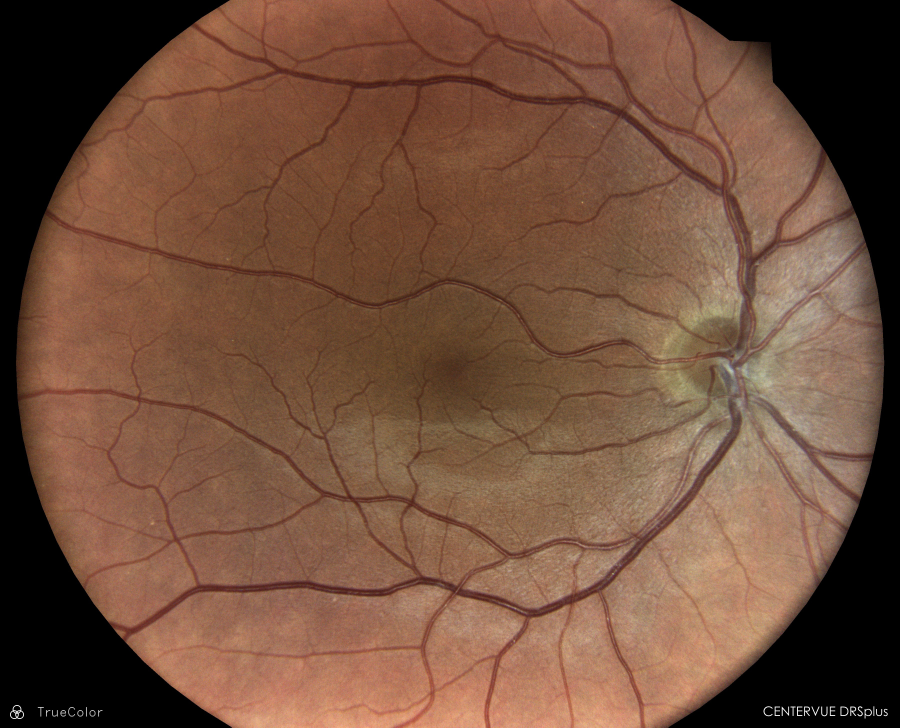
#> input picture montage_testing/HD_39FB48E4-1D14-74DF-5411-6D8FC78BDACC.jpeg, 3600 x 2910 px (shown at 1/4 size)
$ python -i Image_processors.py   (imports and definitions only)
#> lines starting #> are read from the running program, lines starting #| are printed output that depends on the picture
#> further down, picture is the input picture: shape (2910, 3600, 3); mean B, G, R 60, 79, 113.3
import cv2
import numpy as np
from io import BytesIO
from tifffile import imread,imwrite,imshow
import streamlit as st
from PIL import Image
import os


# [147 lines left out: functions get_fundus_mask, circle_mask, mask_fundus, display_contours, countour_mask, convert2jpg and 3 more, not called in this run]

def createCLAHE(Clahe_clip, TileGrildside):
    Clahe = cv2.createCLAHE(clipLimit=Clahe_clip,tileGridSize=TileGrildside)
    return Clahe


def clahe(clahe,img):
    lab = cv2.cvtColor(img, cv2.COLOR_RGB2LAB)
    lab[:, :, 0] = clahe.apply(lab[:, :, 0])  #
    return cv2.cvtColor(lab, cv2.COLOR_LAB2RGB)
    #img = clahe.apply(img)
    #return img

def eclahe(img,rc=1.0,rt=(8,8),gc=1.0,gt=(8,8),bc=1.0,bt=(8,8)):
#> called with rc = 1, rt = (8, 8), gc = 1, gt = (8, 8), bc = 1, bt = (8, 8)
    b,g,r = cv2.split(img)
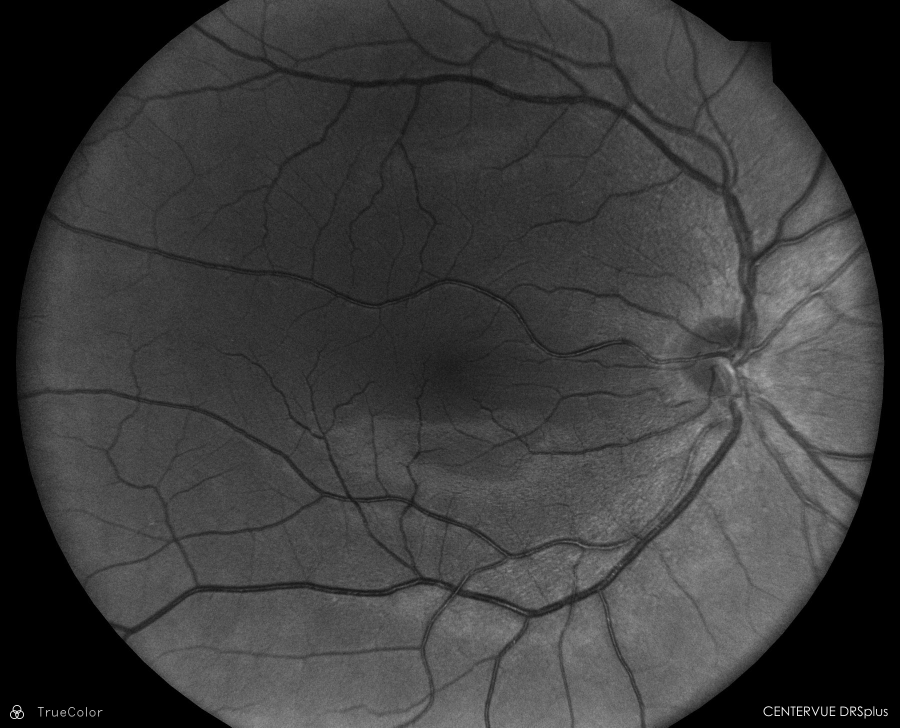
#> b: shape (2910, 3600) (shown at 1/4 size); min 0, max 255, mean 60
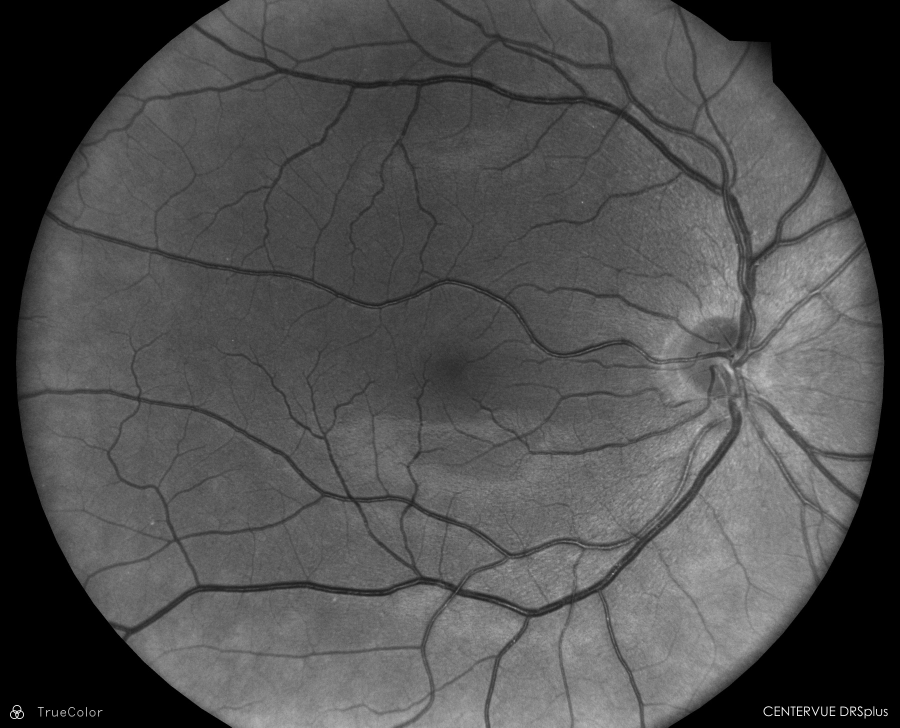
#> g: shape (2910, 3600) (shown at 1/4 size); min 0, max 255, mean 79
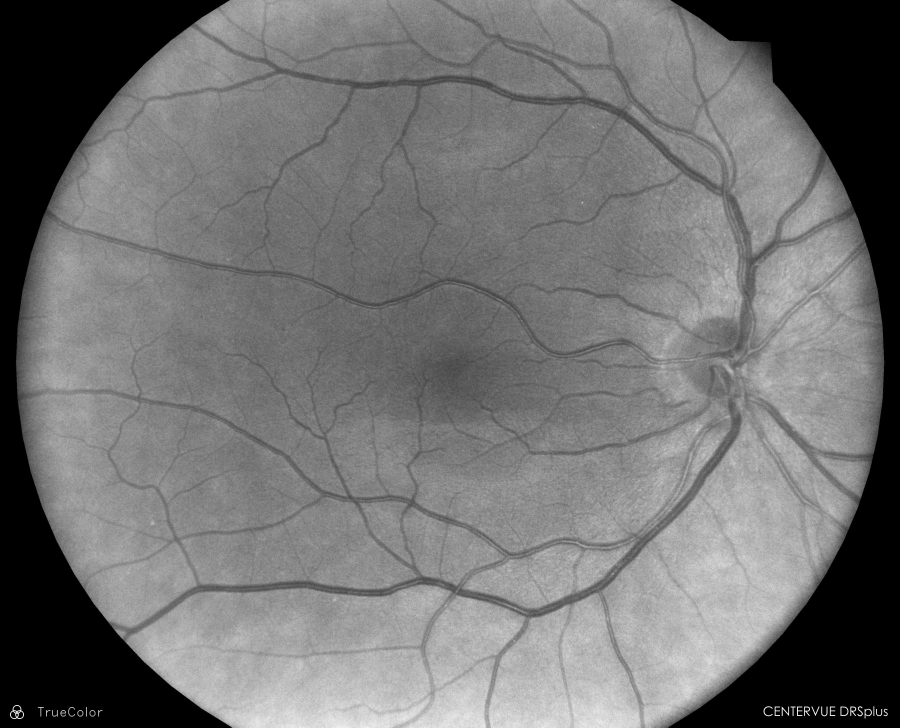
#> r: shape (2910, 3600) (shown at 1/4 size); min 0, max 255, mean 113.3
    b_clahe = createCLAHE(bc,bt)
    b_clahe_img = clahe(b_clahe,b)
    g_clahe = createCLAHE(gc,gt)
    g_clahe_img = clahe(g_clahe,g)
    r_clahe = createCLAHE(rc,rt)
    r_clahe_img = clahe(r_clahe,r)
    eclahe_img = cv2.cvtColor(cv2.merge((b_clahe_img,g_clahe_img,r_clahe_img)),cv2.COLOR_BGR2RGB)
    return eclahe_img

# [35 lines left out: functions enhance_nMask_group, pre_stitch, enhance_image, not called in this run]

>>> import cv2
>>> picture = cv2.imread('montage_testing/HD_39FB48E4-1D14-74DF-5411-6D8FC78BDACC.jpeg')
#> (the run stopped early here; a loop or call above may not have finished)

$ run again, on montage_testing/HD_39FB48E4-20AE-85AD-9C19-37BAAE183558.jpeg
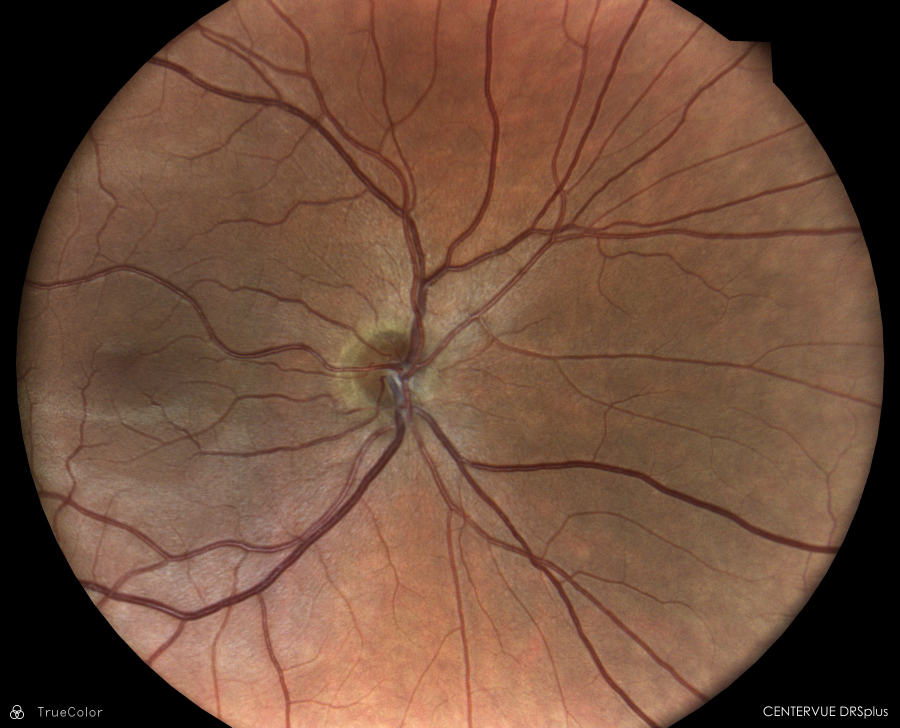
#> input picture montage_testing/HD_39FB48E4-20AE-85AD-9C19-37BAAE183558.jpeg, 3600 x 2910 px (shown at 1/4 size)
#> picture is the input picture: shape (2910, 3600, 3); mean B, G, R 59.5, 77.8, 110.9
#> in eclahe, `b,g,r = cv2.split(img)`:
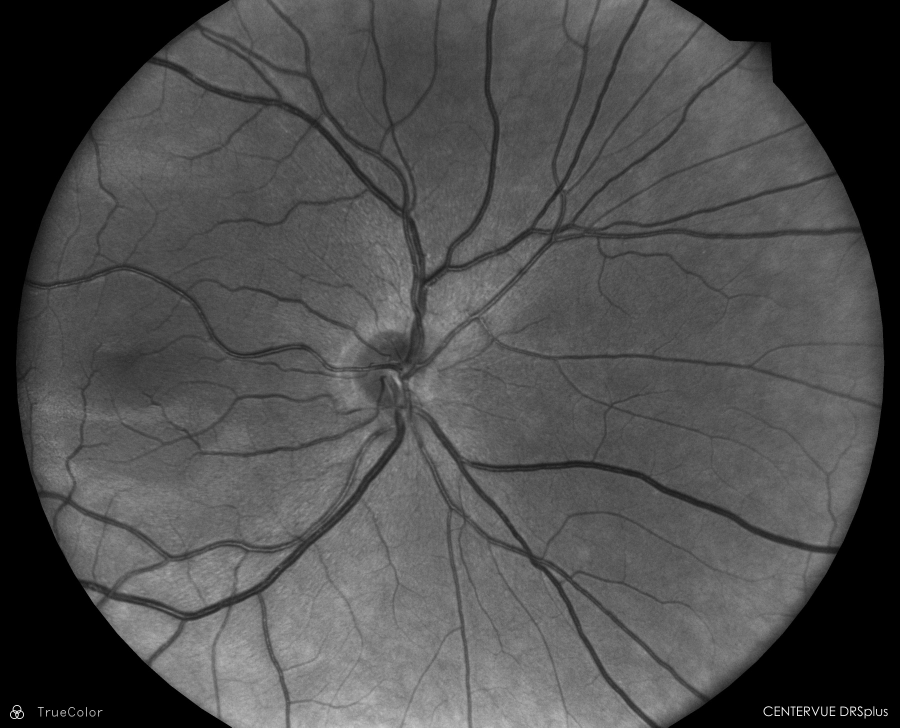
#> g: shape (2910, 3600) (shown at 1/4 size); min 0, max 255, mean 77.8
#> in eclahe, `b,g,r = cv2.split(img)`:
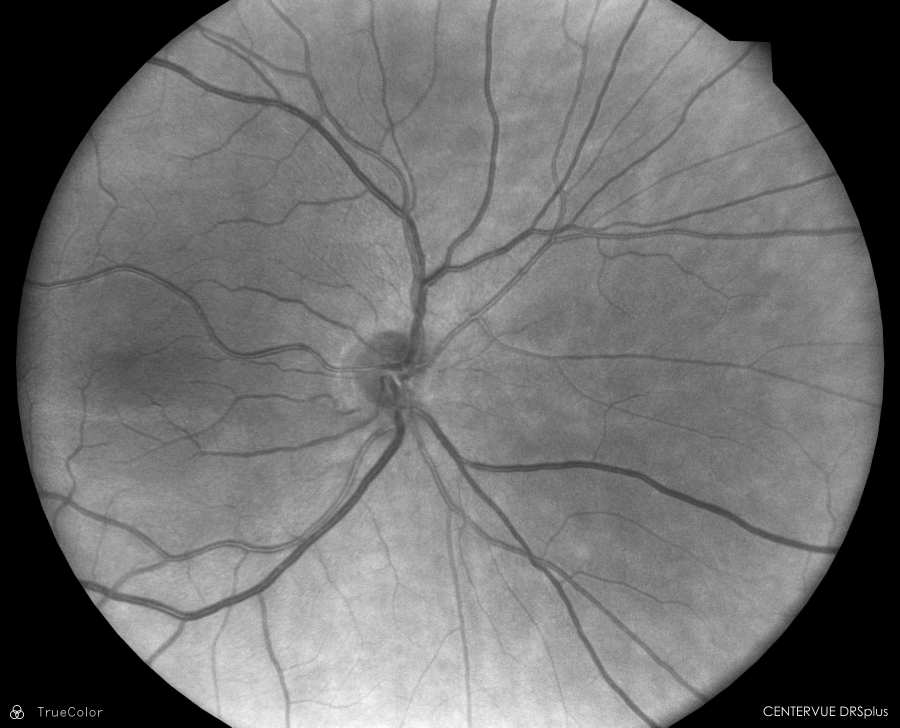
#> r: shape (2910, 3600) (shown at 1/4 size); min 0, max 255, mean 110.9

$ run again, on montage_testing/HD_39FB48E4-24E4-6C3E-EE00-671FF1EBF9C2.jpeg
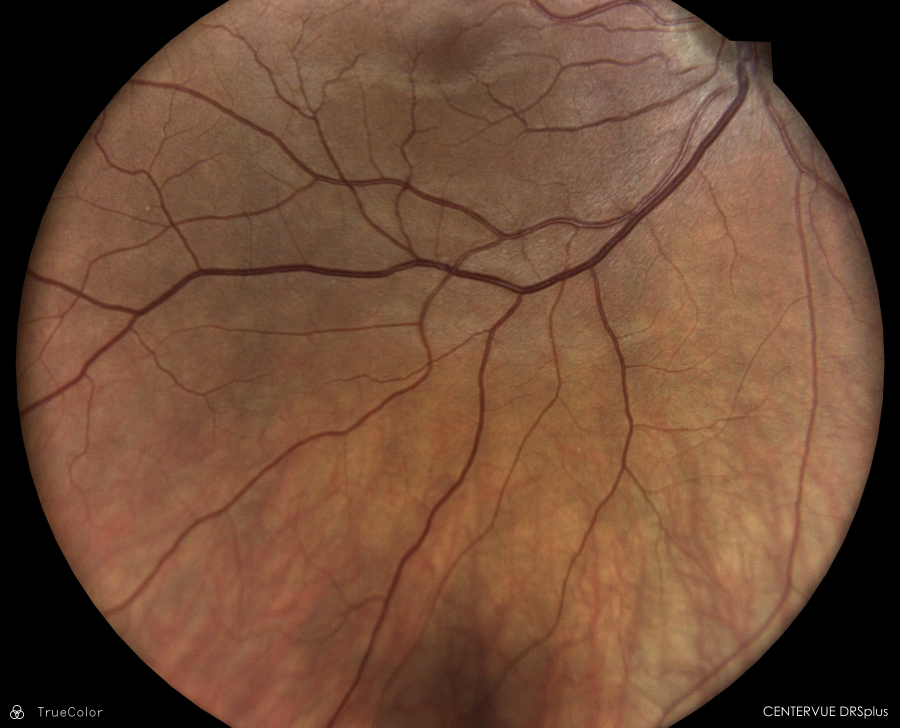
#> input picture montage_testing/HD_39FB48E4-24E4-6C3E-EE00-671FF1EBF9C2.jpeg, 3600 x 2910 px (shown at 1/4 size)
#> picture is the input picture: shape (2910, 3600, 3); mean B, G, R 53.9, 74.6, 109
#> in eclahe, `b,g,r = cv2.split(img)`:
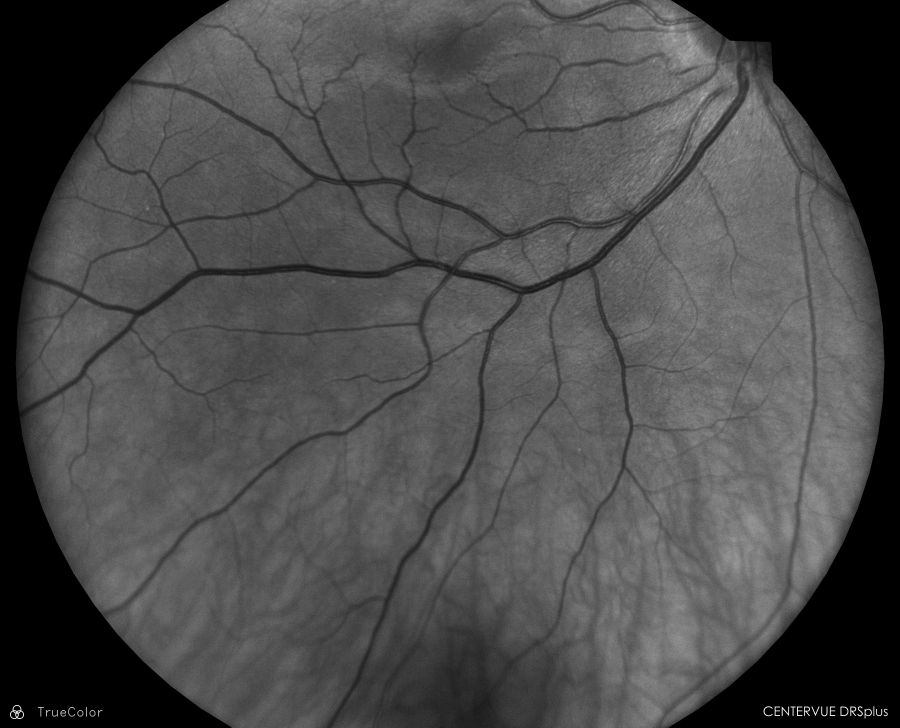
#> g: shape (2910, 3600) (shown at 1/4 size); min 0, max 255, mean 74.6
#> in eclahe, `b,g,r = cv2.split(img)`:
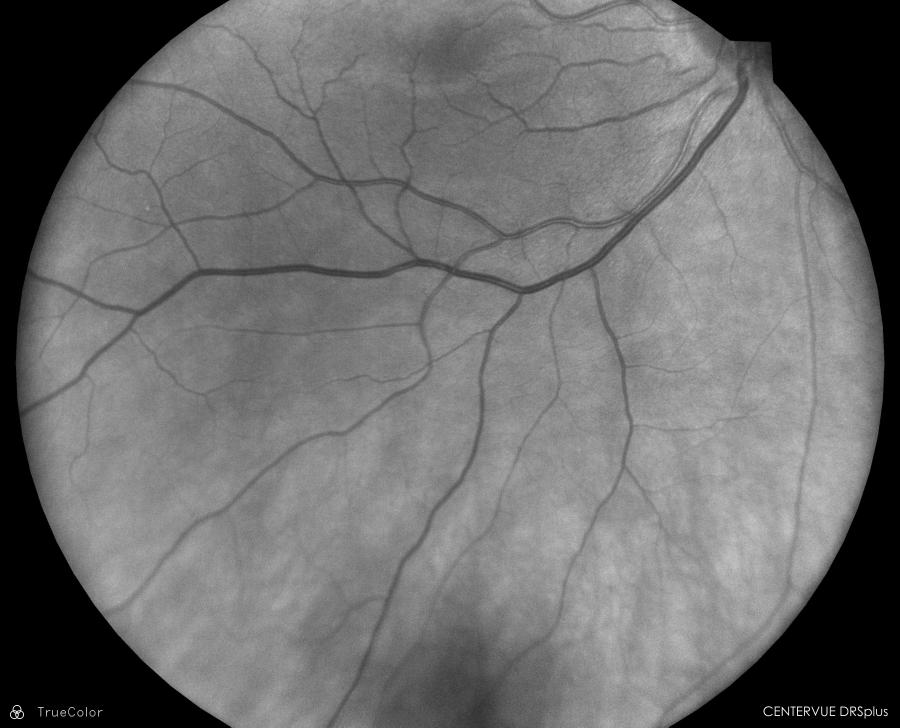
#> r: shape (2910, 3600) (shown at 1/4 size); min 0, max 255, mean 109

$ run again, on montage_testing/HD_39FB48E4-286E-56C4-64A8-F85DB0A5A4CF.jpeg
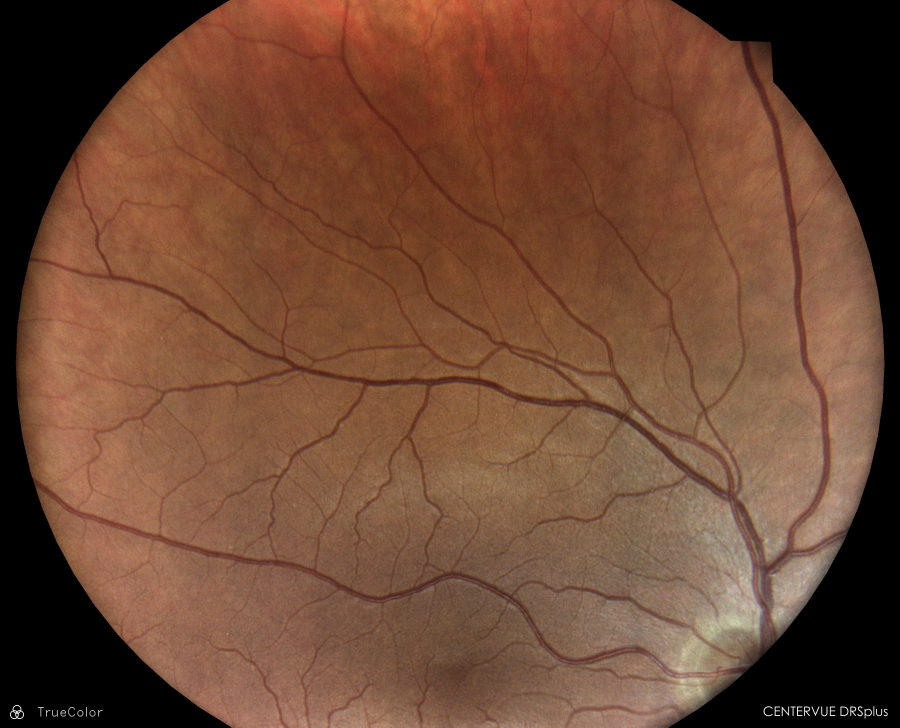
#> input picture montage_testing/HD_39FB48E4-286E-56C4-64A8-F85DB0A5A4CF.jpeg, 3600 x 2910 px (shown at 1/4 size)
#> picture is the input picture: shape (2910, 3600, 3); mean B, G, R 52.4, 73, 111.1
#> in eclahe, `b,g,r = cv2.split(img)`:
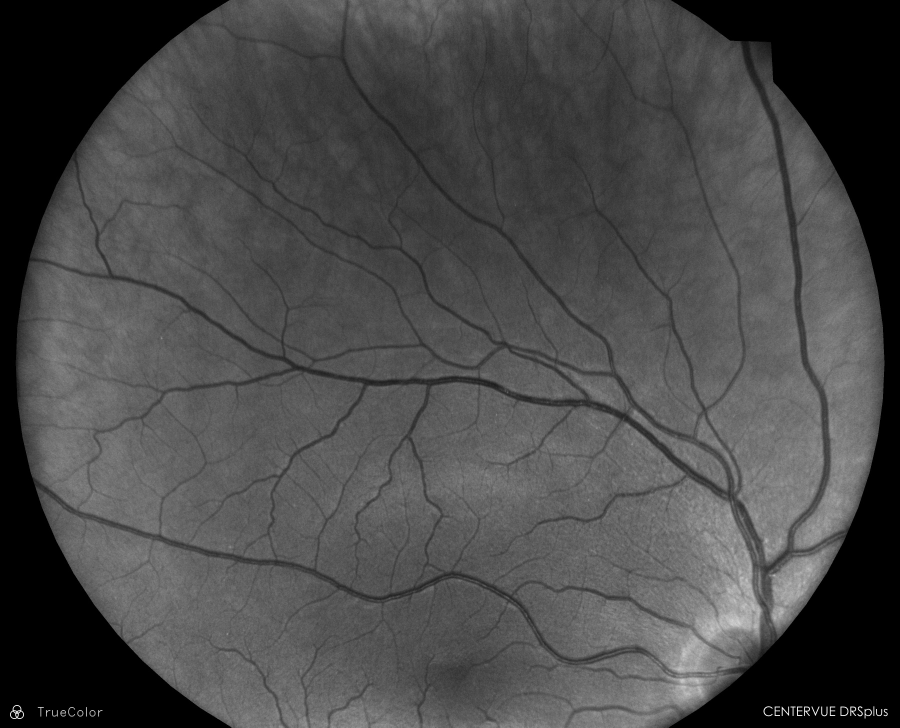
#> g: shape (2910, 3600) (shown at 1/4 size); min 0, max 255, mean 73
#> in eclahe, `b,g,r = cv2.split(img)`:
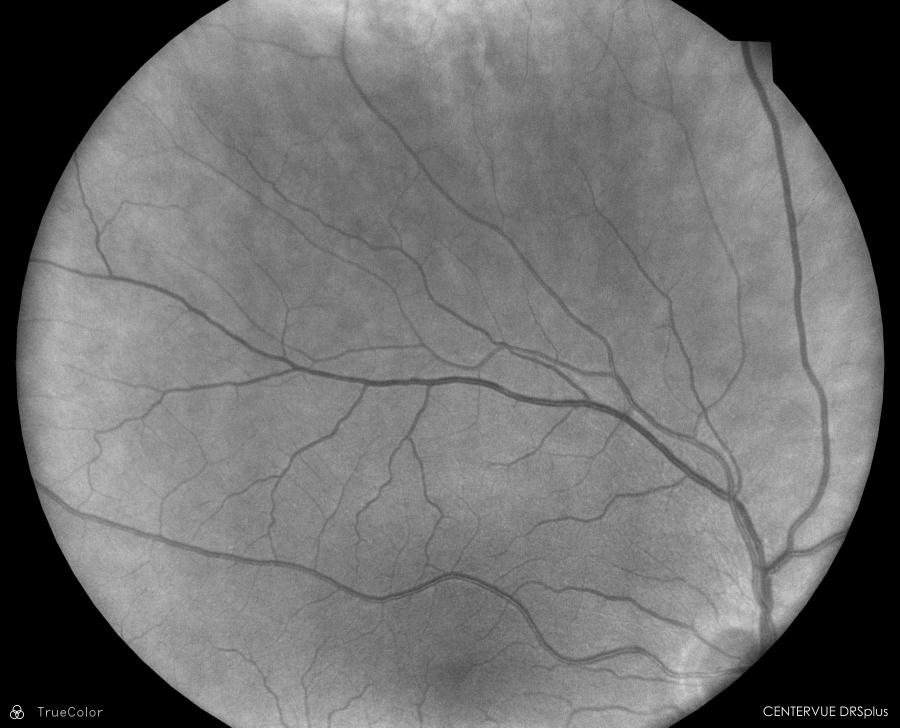
#> r: shape (2910, 3600) (shown at 1/4 size); min 0, max 255, mean 111.1
